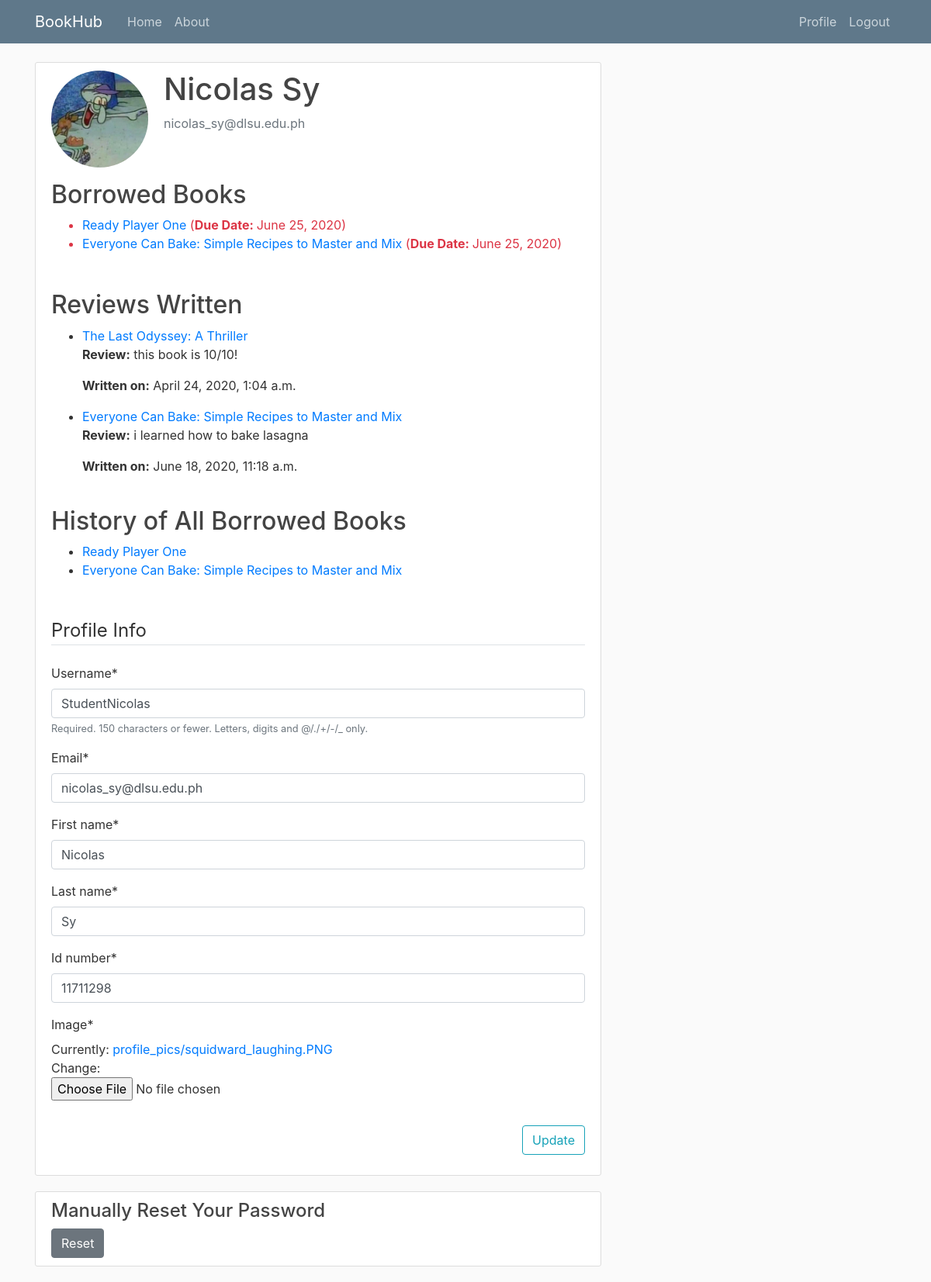
The app's page /profile/ (signed in) with its own data.
### users/models.py (models this page shows, shortened)
class Profile(models.Model):
	user = models.OneToOneField(User, on_delete=models.CASCADE)
	image = models.ImageField(default='default.jpg', upload_to='profile_pics')
	id_number = models.CharField(default='', max_length=8)

### library_website/models.py (models this page shows, shortened)
class BookInstance(models.Model):
	id = models.UUIDField(primary_key=True, default=uuid.uuid4, help_text='Unique ID')
	book = models.ForeignKey('Book', on_delete=models.SET_NULL, null=True, help_text='Choose an instance of a book')
	imprint = models.CharField(max_length=200, help_text='Follow this template: Published by [insert author name] on [insert year of publication]')
	due_back = models.DateField(null=True, blank=True, help_text='Follow this template: [YYYY-MM-DD] (Ex.: 2020-04-26) [NOTE: PLEASE LEAVE FIELD AS EMPTY IF THERE IS NO BORROWER]')
	borrower = models.ForeignKey(User, on_delete=models.SET_NULL, null=True, blank=True, help_text='[NOTE: PLEASE CHOOSE NULL FIELD IF THERE IS NO BORROWER]')
	@property
	def is_overdue(self):
	    if self.due_back and date.today() > self.due_back:
	        return True
	    return False
	LOAN_STATUS = (
		('a', 'Available'),
		('r', 'Reserved'),
	)
	status = models.CharField(
		max_length=1,
		choices=LOAN_STATUS,
		blank=True,
		default='a',
		help_text='Book availability [NOTE: PLEASE SET TO AVAILABLE IF BOOK IS NOT BORROWED]',
	)
	class Meta:
		ordering = ['due_back']

class Book(models.Model):
	title = models.CharField(max_length = 250)
	author = models.ForeignKey('Author', on_delete=models.CASCADE, null = True) # CASCADE means if a book is deleted, the author won't be deleted
	publisher = models.ForeignKey('Publisher', on_delete=models.CASCADE, null = True)
	year_of_publication = models.CharField('Year of Publication', default='', max_length=4 )
	isbn = models.CharField('ISBN', max_length=13, help_text='13 Character ISBN number')
	dewey = models.CharField('Dewey Decimal System', default='', max_length=3, help_text='3 Digit Call Number based on Book Subject or Genre')
	image = models.ImageField(default='noImage.jpg', upload_to='book_pics', help_text='Upload cover photo of the book')

class Comment(models.Model):
	id = models.UUIDField(primary_key=True, default=uuid.uuid4, help_text='Unique ID')
	book = models.ForeignKey('Book', on_delete=models.CASCADE, related_name='reviews')
	user = models.ForeignKey(User, on_delete=models.SET_NULL, null=True)
	comment = models.TextField(default = '', max_length = 3000, help_text='Enter your review of the book')
	created_on = models.DateTimeField(auto_now_add=True)
	class Meta:
		ordering = ['created_on']

class HistoryOfBorrowers(models.Model):
	id = models.UUIDField(primary_key=True, default=uuid.uuid4, help_text='Unique ID')
	book = models.ForeignKey('Book', on_delete=models.SET_NULL, null=True)
	borrower = models.ForeignKey(User, on_delete=models.CASCADE, null=True, blank=True)

### users/views.py (the view)
# urls.py: path('profile/', user_views.profile,  name='profile'),
@login_required
def profile (request):
	if request.method == 'POST':
		u_form = UserUpdateForm(request.POST, instance = request.user)
		p_form = ProfileUpdateForm(request.POST, request.FILES, instance = request.user.profile)
		if u_form.is_valid() and p_form.is_valid():
			u_form.save()
			p_form.save()
			messages.success(request, f'Your account has been updated!')
			return redirect('profile')
	else:
		u_form = UserUpdateForm(instance = request.user)
		p_form = ProfileUpdateForm(instance = request.user.profile)
	bookinstance_list = BookInstance.objects.filter(borrower=request.user).filter(status__exact='r').order_by('due_back')
	history_list = HistoryOfBorrowers.objects.filter(borrower=request.user)
	comment_list = Comment.objects.filter(user=request.user)
	context = {
		'u_form': u_form,
		'p_form': p_form,
		'bookinstance_list': bookinstance_list,
		'comment_list': comment_list,
		'history_list': history_list,
	}
	return render(request, 'users/profile.html', context)

### users/forms.py
class UserUpdateForm(forms.ModelForm):
	first_name = forms.CharField(max_length=100)
	last_name = forms.CharField(max_length=100)
	email = forms.EmailField()
	class Meta:
		model = User
		fields = ['username', 'email', 'first_name', 'last_name']

class ProfileUpdateForm(forms.ModelForm):
	class Meta:
		model = Profile
		fields = ['id_number', 'image']

### library_website/templatetags/restrict_access.py (called while the page is built)
@register.filter(name='has_group')
def has_group(user, BookManager):
    group =  Group.objects.get(name=BookManager)
    return group in user.groups.all()

### users/templates/users/profile.html (shortened to what this page needs)
{% extends "library_website/base.html"%}
{% load crispy_forms_tags %}
{% block content %}
    <div class ="content-section">
    	<div class = "media">
    		<img class ="rounded-circle account-img" src="{{ user.profile.image.url }}">
    		<div class ="media-body">
    			<h2 class="account-heading">{{ user.first_name}} {{ user.last_name }} </h2>
    			<p class="text-secondary">{{ user.email }}</p>
    		</div>
    	</div>
        <h2>Borrowed Books</h2>
        {% if bookinstance_list %}
            <ul>
              {% for bookinst in bookinstance_list %}
              <li class="{% if bookinst.is_overdue %}text-danger{% endif %}">
                <a href="{% url 'library-book_detail' bookinst.book.pk %}">{{bookinst.book.title}}</a> (<strong>Due Date: </strong> {{ bookinst.due_back }})
              </li>
              {% endfor %}
              <br/>
            </ul>
        {% else %}
          <p>There are no books borrowed.</p>
        {% endif %}
        <br/>
        <h2> Reviews Written</h2>
        {% if comment_list %}
            <ul>
              {% for commentinst in comment_list %}
              <li>
                <a href="{% url 'library-book_detail' commentinst.book.pk %}">{{commentinst.book.title}}</a>
                <p> <strong>Review:</strong> {{commentinst.comment}} </p>
                <p> <strong>Written on:</strong> {{commentinst.created_on}}</p>
              </li>
              {% endfor %}
              <br/>
            </ul>
        {% else %}
          <p>You have not yet written any reviews on a book.</p>
        {% endif %}
        <h2> History of All Borrowed Books </h2>
        {% if history_list %}
            <ul>
              {% for historyiterator in history_list %}
                  <li>
                    <a href="{% url 'library-book_detail' historyiterator.book.pk %}">{{historyiterator.book.title}}</a>
                  </li>
              {% endfor %}
              <br/>
            </ul>
        {% else %}
          <p>There are no books borrowed yet.</p>
        {% endif %}
        <br/>
    	<form method="POST" enctype="multipart/form-data">
    		<fieldset class ="form-group">
    			<legend class ="border-bottom mb-4">Profile Info</legend>
    			{{ u_form|crispy }}
    			{{ p_form|crispy }}
    		</fieldset>
    		<div class="text-right">
    			<button class="btn btn-outline-info" type="submit"> Update </button>
    		</div>
    	</form>
    </div>
    <div class ="content-section">
        <h4> Manually Reset Your Password </h4>
         <a href="{% url 'password_reset' %}">
            <button class="btn btn-secondary" type="submit"> Reset </button>
         </a>
    </div>
{% endblock content %}

### library_website/static/library_website/main.css (style rules this page uses)
body { background: #fafafa; color: #333333; margin-top: 5rem; }
h1, h2, h3, h4, h5, h6 { color: #444444; }
ul { margin: 0; }
.content-section { background: #ffffff; padding: 10px 20px; border: 1px solid #dddddd; border-radius: 3px; margin-bottom: 20px; }
.account-img { height: 125px; width: 125px; margin-right: 20px; margin-bottom: 16px; }
.account-heading { font-size: 2.5rem; }

### records on screen
BookInstance: book "Ready Player One", due_back "June 25, 2020"
BookInstance: book "Everyone Can Bake: Simple Recipes to Master and Mix", due_back "June 25, 2020"
Comment: book "The Last Odyssey: A Thriller", comment "this book is 10/10!", created_on "April 24, 2020, 1:04 a.m."
Comment: book "Everyone Can Bake: Simple Recipes to Master and Mix", comment "i learned how to bake lasagna", created_on "June 18, 2020, 11:18 a.m."
HistoryOfBorrowers: book "Ready Player One"
HistoryOfBorrowers: book "Everyone Can Bake: Simple Recipes to Master and Mix"
Profile: id_number "11711298"

### other values on screen
{{ user.first_name }} "Nicolas"
{{ user.last_name }} "Sy"
{{ user.email }} "nicolas_sy@dlsu.edu.ph"
